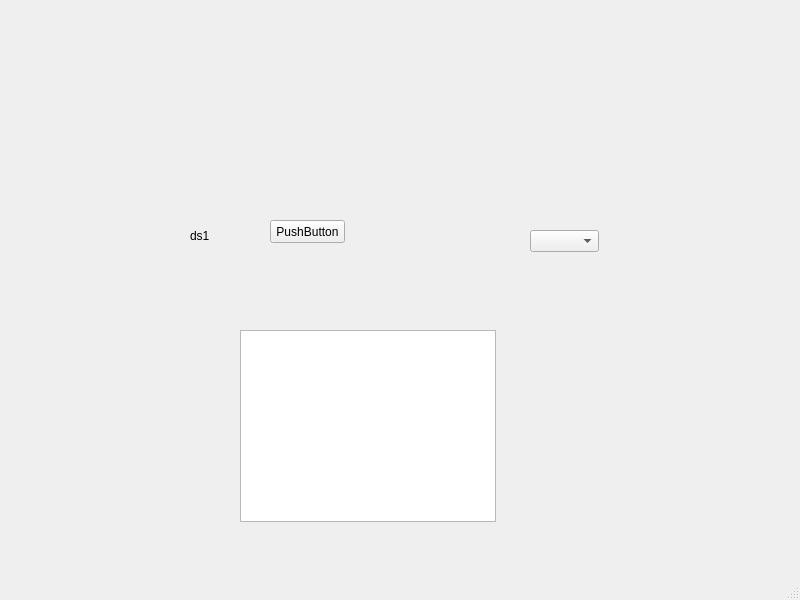
<?xml version="1.0" encoding="UTF-8"?>
<ui version="4.0">
 <class>MainWindow</class>
 <widget class="QMainWindow" name="MainWindow">
  <property name="geometry">
   <rect>
    <x>0</x>
    <y>0</y>
    <width>800</width>
    <height>600</height>
   </rect>
  </property>
  <property name="windowTitle">
   <string>MainWindow</string>
  </property>
  <widget class="QWidget" name="centralwidget">
   <widget class="QPushButton" name="pushButton">
    <property name="geometry">
     <rect>
      <x>270</x>
      <y>220</y>
      <width>75</width>
      <height>23</height>
     </rect>
    </property>
    <property name="text">
     <string>PushButton</string>
    </property>
   </widget>
   <widget class="QListView" name="listView">
    <property name="geometry">
     <rect>
      <x>240</x>
      <y>330</y>
      <width>256</width>
      <height>192</height>
     </rect>
    </property>
   </widget>
   <widget class="QComboBox" name="comboBox">
    <property name="geometry">
     <rect>
      <x>530</x>
      <y>230</y>
      <width>69</width>
      <height>22</height>
     </rect>
    </property>
   </widget>
   <widget class="QLabel" name="ds1">
    <property name="geometry">
     <rect>
      <x>190</x>
      <y>230</y>
      <width>54</width>
      <height>12</height>
     </rect>
    </property>
    <property name="text">
     <string>ds1</string>
    </property>
   </widget>
  </widget>
  <widget class="QMenuBar" name="menubar">
   <property name="geometry">
    <rect>
     <x>0</x>
     <y>0</y>
     <width>800</width>
     <height>19</height>
    </rect>
   </property>
  </widget>
  <widget class="QStatusBar" name="statusbar"/>
 </widget>
 <resources/>
 <connections/>
</ui>
